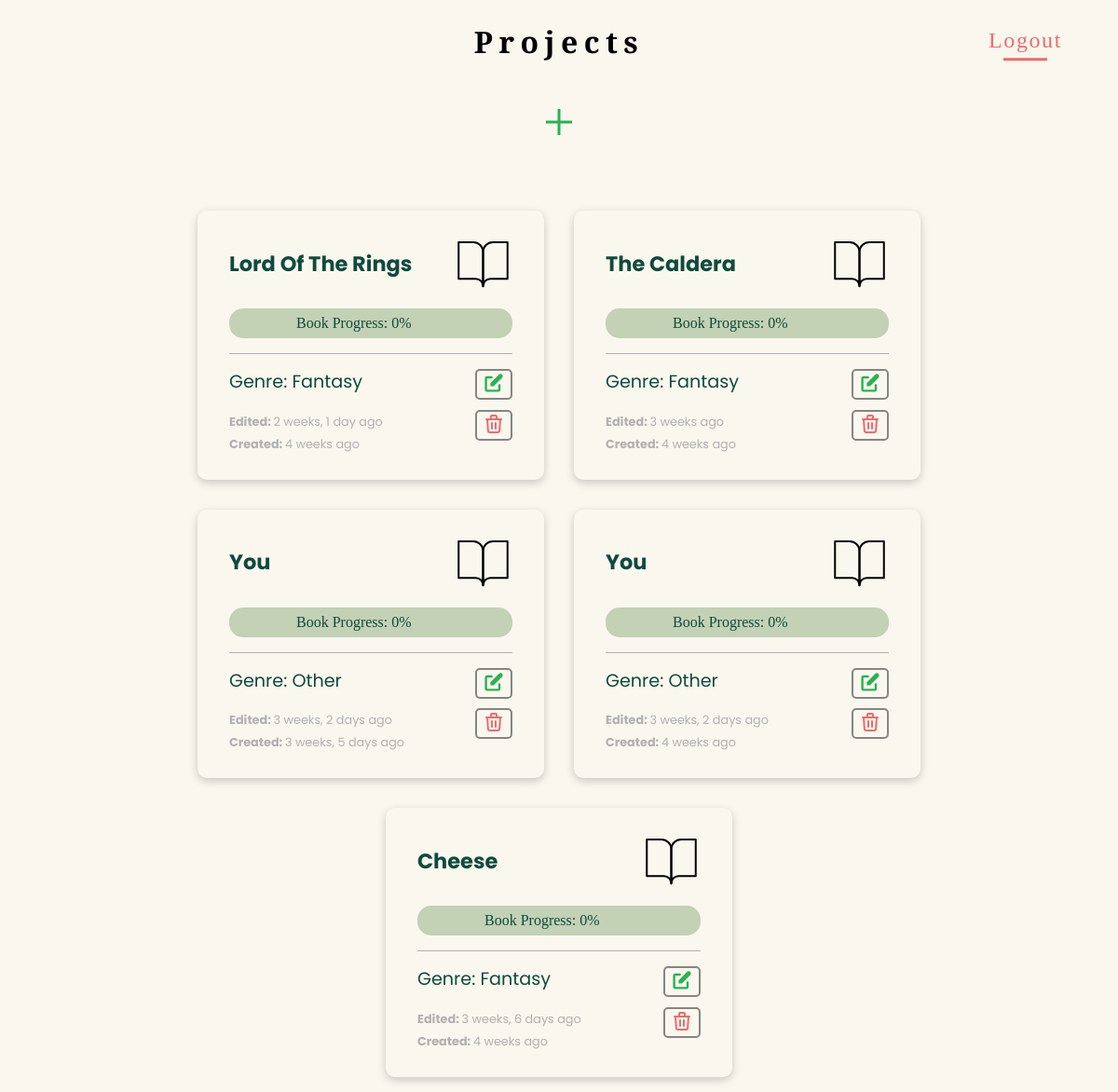
/ (signed in), run on an earlier commit of the app's database.
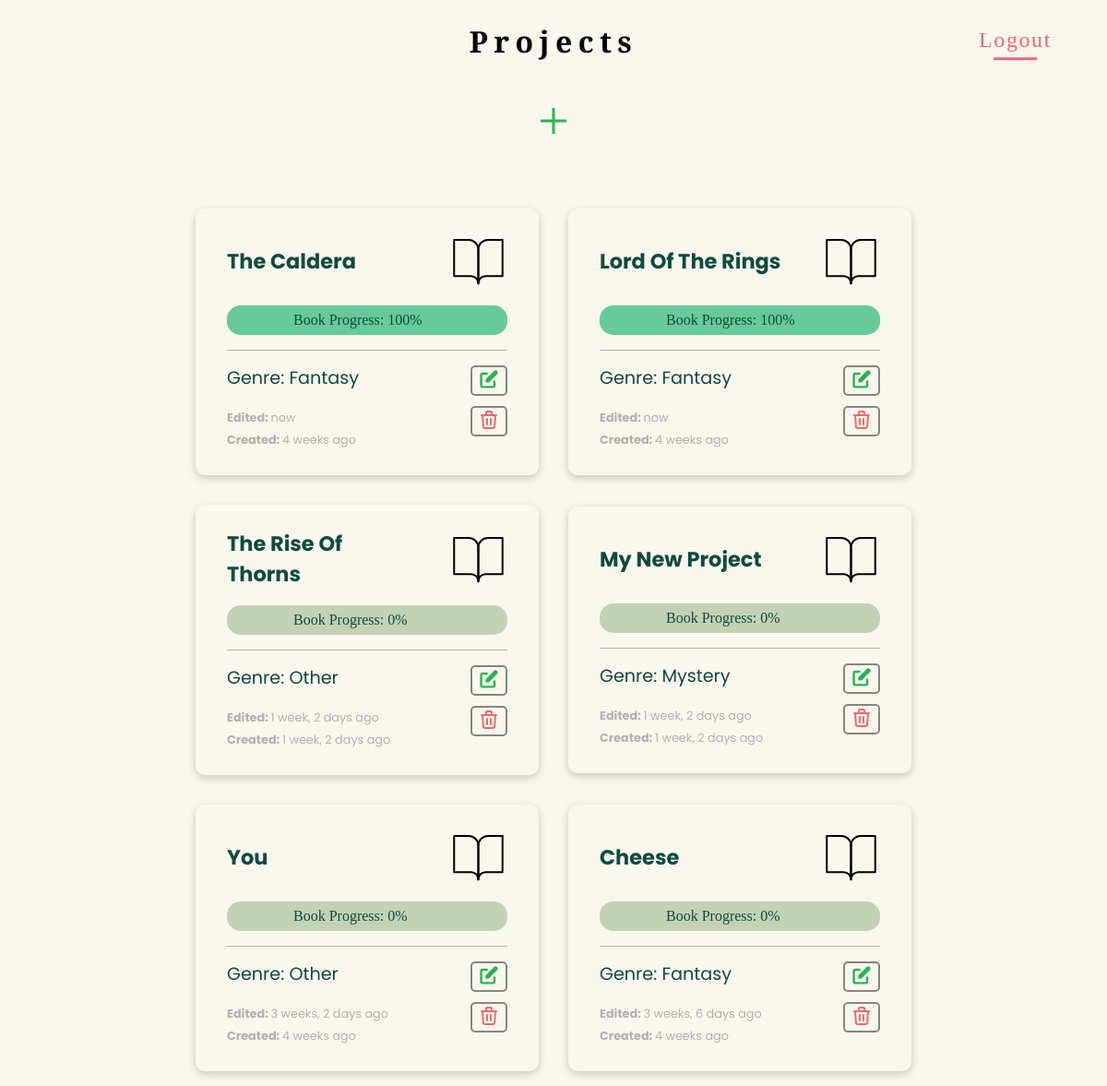
And on a later commit of the database.
### writeoff/models.py (models this page shows, shortened)
class Project(models.Model):
    author = models.ForeignKey(
        User, on_delete=models.CASCADE, related_name="creator")
    title = models.CharField(max_length=60)
    slug = models.SlugField(unique=True, blank=True, null=True)
    genre = models.ForeignKey(
        Genre, on_delete=models.CASCADE, related_name="project")
    content = models.TextField(blank=True)
    created = models.DateTimeField(auto_now_add=True)
    edited = models.DateTimeField(auto_now=True)
    completed = models.BooleanField(default=False)
    def progress(self):
        try:
            totalEvents = self.timeline.all().count()
            completedEvents = self.timeline.filter(completed=True).count()
            return round((completedEvents/totalEvents)*100)
        except (AttributeError, ZeroDivisionError):
            return 0
    class Meta:
        ordering = ['-edited']

class Genre(models.Model):
    name = models.CharField(max_length=50, blank=True, null=True)
    def __str__(self):
        return self.name
    class Meta:
        ordering = ['name']

### writeoff/views.py (the view, shortened to what this page needs)
# urls.py: path("", views.index, name='index'),
def index(request):
    projects = Project.objects.filter(author=request.user)
    genres = Genre.objects.all()
    for project in projects:
        if project.progress() == 100:
            project.completed = True
            project.save()
        if project.completed == True:
            if project.progress() < 100:
                project.completed = False
                project.save()
    return render(request, "index.html", {
        'form': ProjectForm(),
        'projects': projects,
        'genres': genres
    })

### writeoff/models.py (called while the page is built)
def projectPreSave(sender, instance, *args, **kwargs):
    if instance.slug is None:
        slugifyProjectTitle(instance, save=False)

def projectPostSave(sender, instance, created, *args, **kwargs):
    if created:
        slugifyProjectTitle(instance, save=True)

### writeoff/templates/index.html (shortened to what this page needs)
{% load static %}
{% load humanize %}
<!DOCTYPE html>
<html lang="en">
<head>
    <link href="{% static 'styles.css' %}" rel="stylesheet">
</head>
<body>
    {% block body %}
        <div class="project-container">
            <header class="project-header">
                <div class="project-nav">
                    <div class="project-nav-title">
                        <h1>Projects</h1>
                    </div>
                    <div class="project-nav-logout">
                        <a href="{% url 'logout' %}">Logout</a>
                    </div>
                </div>
                <div class="project-form-container">
                    <div class="project-expand">
                        <button aria-description="Add a project" class="add-project"><svg xmlns="http://www.w3.org/2000/svg" height="48" width="48">
                            <path d="M22.5 38V25.5H10v-3h12.5V10h3v12.5H38v3H25.5V38Z" />
                        </svg></button>
                    </div>
                </div>
            </header>
            <div class="card-container">
                {% for project in projects %}
                    <a href="{% url 'overview' project.slug %}">
                        <div class="project-card" data-title="{{ project.title }}" data-genre="{{ project.genre }}" data-slug="{{ project.slug }}" data-id="{{ project.id }}">
                            <div class="card-title">
                                <h3 class="project-title">{{ project.title|title }}</h3>
                                <img src="{% static 'assets/book-open.svg'%}" alt="open book icon">
                            </div>
                            <div class="progress-wrapper">
                                <div class="progress-pill">
                                    <div class="progress-bar"></div>
                                    <label for="book-progress">Book Progress: {{ project.progress }}%</label>
                                </div>
                            </div>
                            <div class="card-bottom">
                                <div class="card-content">
                                    <p>Genre: {{ project.genre }}</p>
                                    <p id="stats-sm"><strong>Edited: </strong>{{ project.edited|naturaltime }}</p>
                                    <p id="stats-sm"><strong>Created: </strong>{{ project.created|naturaltime }}</p>
                                </div>
                                <div class="card-buttons">
                                    <button id="edit-project-btn" class="btn">
                                    </button>
                                    <button id="delete-project-btn" class="btn">
                                    </button>
                                </div>
                            </div>
                        </div>
                    </a>
                {% endfor %}
            </div>
        </div>
    {% endblock %}
</body>
</html>

### writeoff/static/styles.css (style rules this page uses)
body { padding: 0; margin: 0; box-sizing: border-box; font-family: "Poppins", sans-serif; line-height: 1.5; background-color: #faf7ef; min-height: 100vh; }
[class^="icon"] { display: relative; height: 24px; }
.card-container { display: flex; flex-direction: row; flex-wrap: wrap; justify-content: center; align-items: center; }
.card-container a { text-decoration: none; }
.project-container { width: 100%; padding: 0; display: flex; flex-direction: column; justify-content: center; align-items: center; }
.project-container h1 { font-family: "Arvo", serif; letter-spacing: 0.4rem; }
.project-header { display: flex; flex-direction: column; align-items: center; justify-content: center; width: 100%; margin-bottom: 2rem; }
.project-nav { display: flex; justify-content: center; width: 100%; position: relative; }
.project-nav-title { display: flex; flex: 1 0 auto; justify-content: center; align-items: center; }
.project-nav-logout { position: absolute; right: 5%; top: 50%; transform: translateY(-55%); text-decoration: none; font-family: "Arvo", serif; letter-spacing: 0.1rem; color: #ee6b6b; }
.project-nav-logout a { text-decoration: none; font-size: 1.5rem; font-family: "Arvo", serif; letter-spacing: 0.1rem; color: #ee6b6b; }
.project-nav-logout a::after { position: absolute; content: ""; height: 0.2rem; bottom: -4px; left: 0; right: 0; background: #ee6b6b; z-index: 10; width: 60%; margin: 0 auto; transition: all linear 0.3s; }
.project-form-container { display: flex; flex-direction: column; justify-content: center; align-items: center; margin-block: 1rem; }
.add-project { all: unset; cursor: pointer; fill: #2ab251; transition: all 0.3s linear; }
.project-title, .project-genre { width: 200px; }
.project-card { border-radius: 10px; width: 19rem; padding: 1.5rem 2rem 1.5rem 2rem; color: #0f4b3d; border: 2px solid transparent; box-shadow: 0 3px 10px rgb(0 0 0 / 0.2); transition: transform 0.2s; margin: 1rem; }
.card-title { display: flex; justify-content: space-between; align-items: center; font-size: 1.2rem; margin-bottom: 1rem; overflow: hidden; text-overflow: ellipsis; }
.card-title h3 { margin: 0; }
.card-bottom { display: flex; justify-content: space-between; }
.card-content { display: flex; flex-direction: column; justify-content: end; align-items: flex-start; }
.card-content p { margin-top: 1rem; margin-bottom: 0; font-size: 1.2rem; }
.card-content p:first-child { margin-bottom: 1rem; }
#stats-sm { font-size: 0.8rem; margin: 0; line-height: 1.5rem; color: #b1b1b1; }
.progress-wrapper { display: flex; position: relative; flex-direction: column; justify-content: center; align-items: center; border-bottom: 1px solid #b1b1b1; padding-bottom: 1rem; }
.progress-pill { position: relative; width: 100%; height: 2rem; margin: auto; text-align: center; background-color: #c3d1b5; border-radius: 15px; z-index: -1; }
.progress-bar { position: absolute; width: 0%; height: 2rem; top: 0; left: 0; background-color: #66ca9a; border-radius: 15px; z-index: -1; }
.progress-bar.active { position: absolute; width: 0%; height: 2rem; top: 0; left: 0; background-color: #66ca9a; border-radius: 15px; z-index: -1; transition: width 1s cubic-bezier(0.075, 0.82, 0.165, 1); }
.progress-pill label { position: absolute; z-index: 10; font-family: "Arvo", serif; top: 50%; transform: translateY(-50%); }
.icon-edit { fill: #2ab251; }
.card-buttons { display: flex; flex-direction: column; justify-content: space-between; align-items: center; padding-block: 1rem; }
.btn { cursor: pointer; border: 2px solid rgba(20, 20, 20, 0.5); border-radius: 5px; background-color: transparent; }
.btn > svg, .icon-delete { transition: all 0.2s cubic-bezier(0.075, 0.82, 0.165, 1); }

What changed in the data, as far as the page shows it:
removed Project: title "You", progress "0", genre "Other", edited "3 weeks, 2 days ago", created "3 weeks, 5 days ago"
changed Project "The Caldera": progress "0" → "100"; edited "3 weeks ago" → "now"; moves up the list
changed Project "Lord Of The Rings": progress "0" → "100"; edited "2 weeks, 1 day ago" → "now"
added Project: title "The Rise Of Thorns", progress "0", genre "Other", edited "1 week, 2 days ago", created "1 week, 2 days ago"
added Project: title "My New Project", progress "0", genre "Mystery", edited "1 week, 2 days ago", created "1 week, 2 days ago"
